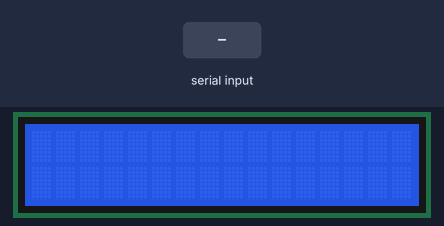
Bench run of a sketch on a simulated Arduino Uno, built with avr-gcc and run on an emulated ATmega328P. Parts: 16×2 character LCD. The test bench sets the inputs (shaded band).

Above: at 1.2 s.
1.3 s: "1" received over Serial
At 2.2 s:
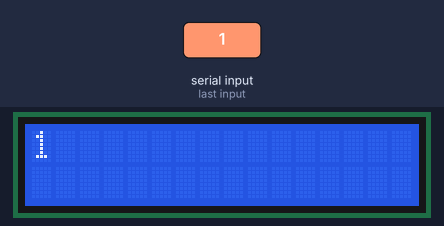
2.9 s: "0" received over Serial
At 3.4 s:
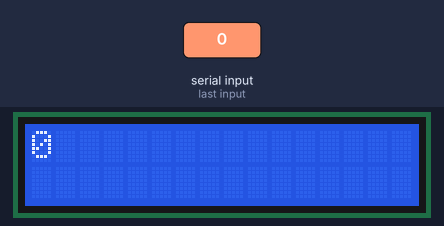
4.5 s: "2" received over Serial
At 5.8 s:
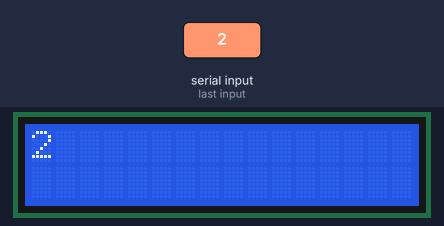
Timing chart, 0 to 7.5 s (numbered marks = the images above; inputs shaded):
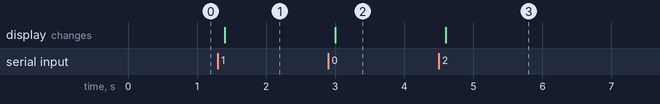

Measured:
- after the input at 1.3 s, the display: changes after 0.10 s (image 1)
- after the input at 2.9 s, the display: changes after 0.10 s (image 2)
- after the input at 4.5 s, the display: changes after 0.10 s (image 3)

The sketch:

SerialDisplay.pde
```cpp
/*
  LiquidCrystal Library - Serial Input

 Demonstrates the use a 16x2 LCD display.  The LiquidCrystal
 library works with all LCD displays that are compatible with the
 Hitachi HD44780 driver. There are many of them out there, and you
 can usually tell them by the 16-pin interface.

 This sketch displays text sent over the serial port
 (e.g. from the Serial Monitor) on an attached LCD.

 The circuit:
 * LCD RS pin to digital pin 12
 * LCD R/W pin to digital pin 11
 * LCD Enable pin to digital pin 10
 * LCD D4 pin to digital pin 5
 * LCD D5 pin to digital pin 4
 * LCD D6 pin to digital pin 3
 * LCD D7 pin to digital pin 2
 * 10K resistor:
 * ends to +5V and ground
 * wiper to LCD VO pin (pin 3)

 Library originally added 18 Apr 2008
 by David A. Mellis
 library modified 5 Jul 2009
 by Limor Fried
 example added 7 Jul 2009
 by Tom Igoe

 http://www.arduino.cc/en/Tutorial/LiquidCrystal
 */

// include the library code:
#include <LiquidCrystal.h>

// initialize the library with the numbers of the interface pins
LiquidCrystal lcd(12, 11, 10, 5, 4, 3, 2);

void setup(){
    // set up the LCD's number of columns and rows:
  lcd.begin(4, 20);
  // initialize the serial communications:
  Serial.begin(9600);
}

void loop()
{
  // when characters arrive over the serial port...
  if (Serial.available()) {
    // wait a bit for the entire message to arrive
    delay(100);
    // clear the screen
    lcd.clear();
    // read all the available characters
    while (Serial.available() > 0) {
      // display each character to the LCD
      lcd.write(Serial.read());
    }
  }
}
```

SerialDisplay.cpp
```cpp
/*
  LiquidCrystal Library - Serial Input

 Demonstrates the use a 16x2 LCD display.  The LiquidCrystal
 library works with all LCD displays that are compatible with the
 Hitachi HD44780 driver. There are many of them out there, and you
 can usually tell them by the 16-pin interface.

 This sketch displays text sent over the serial port
 (e.g. from the Serial Monitor) on an attached LCD.

 The circuit:
 * LCD RS pin to digital pin 12
 * LCD R/W pin to digital pin 11
 * LCD Enable pin to digital pin 10
 * LCD D4 pin to digital pin 5
 * LCD D5 pin to digital pin 4
 * LCD D6 pin to digital pin 3
 * LCD D7 pin to digital pin 2
 * 10K resistor:
 * ends to +5V and ground
 * wiper to LCD VO pin (pin 3)

 Library originally added 18 Apr 2008
 by David A. Mellis
 library modified 5 Jul 2009
 by Limor Fried
 example added 7 Jul 2009
 by Tom Igoe

 http://www.arduino.cc/en/Tutorial/LiquidCrystal
 */

// include the library code:
#include <LiquidCrystal.h>

// initialize the library with the numbers of the interface pins
#include "WProgram.h"
void setup();
void loop();
LiquidCrystal lcd(12, 11, 10, 5, 4, 3, 2);

const int numRows = 4;
const int numCols = 20;

void setup(){
    // set up the LCD's number of columns and rows:
  lcd.begin(numRows, numCols);
  // initialize the serial communications:
  Serial.begin(9600);
}

void loop()
{
  // when characters arrive over the serial port...
  if (Serial.available()) {
    // wait a bit for the entire message to arrive
    delay(100);
    // clear the screen
    lcd.clear();
    // read all the available characters
    while (Serial.available() > 0) {

      for (int thisCol = 0; thisCol < numRows; thisCol++) {
        // loop over the rows:
        for (int thisRow = 0; thisRow < numCols; thisRow++) {
          // set the cursor position:
          lcd.setCursor(thisRow,thisCol);
          // print the letter:
          //lcd.print(thisLetter, BYTE);
          // display each character to the LCD
          lcd.write(Serial.read());
          //delay(200);
        }
      }
      // display each character to the LCD
      //lcd.write(Serial.read());
    }
  }
}

int main(void)
{
	init();

	setup();

	for (;;)
		loop();

	return 0;
}
```
